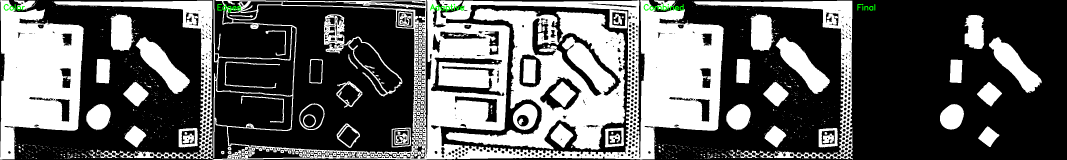
#> input picture debug_misclassification_v2_debug.png, 3200 x 480 px (shown at 1/3 size)
$ python -i clasificador_main.py   (imports and definitions only)   (older library calls are emulated)
#> lines starting #> are read from the running program, lines starting #| are printed output that depends on the picture; after the words box and inside, x2 and y2 are one past the last pixel; in counts of white or black regions, pixels touching at a corner belong together
### roi_detector.py
import cv2
import numpy as np
from typing import Tuple, List, Optional


class ROIDetector:
    """
    Genera una máscara ROI válida para detección de objetos:
    - Parte interior de la cartulina negra (recortada con margen)
    - Excluyendo caja de la izquierda
    - Excluyendo marcadores ArUco
    """

    def __init__(self, margin: int = 50, board_inner_margin: int = 0):
        """
        Args:
            margin: Margen adicional alrededor de áreas excluidas (píxeles)
            board_inner_margin: Cuánto recortar hacia dentro el tablero negro
                                por cada lado, en píxeles. Controla la zona naranja.
        """
#> in process_image, image is the input picture: shape (480, 3200, 3); mean B, G, R 94, 94.5, 94
#| Tamaño de imagen: (480, 3200, 3)
        self.margin = margin
        self.board_inner_margin = board_inner_margin

        # Inicializar detector de ArUco - probar múltiples diccionarios
        self.aruco_dicts = [
            cv2.aruco.DICT_4X4_50,
            cv2.aruco.DICT_4X4_100,
            cv2.aruco.DICT_4X4_250,
            cv2.aruco.DICT_5X5_50,
            cv2.aruco.DICT_6X6_50,
            cv2.aruco.DICT_6X6_250
        ]

    def create_roi_mask(self, image: np.ndarray,
                        detect_aruco: bool = True,
                        detect_box: bool = True,
                        detect_board: bool = True,
                        debug: bool = False) -> Tuple[np.ndarray, dict]:
        """
        Crea una máscara ROI excluyendo áreas no deseadas.

        Args:
            image: Imagen de entrada en BGR
            detect_aruco: Si True, detecta y excluye marcadores ArUco
            detect_box: Si True, detecta y excluye la caja de la izquierda
            detect_board: Si True, detecta el tablero negro (Otsu) y excluye lo de fuera
            debug: Si True, imprime avisos

        Returns:
            Tupla (mask, info) donde:
            - mask: Máscara binaria (255 = ROI válido, 0 = excluido)
            - info: Diccionario con información de detección
        """
#> called with detect_aruco = True, detect_box = True, detect_board = True, debug = False
        h, w = image.shape[:2]

        # Inicializar máscara
        if detect_board:
            mask = np.zeros((h, w), dtype=np.uint8)
        else:
            mask = np.ones((h, w), dtype=np.uint8) * 255

        info = {
            'aruco_markers': [],
            'box_region': None,
            'board_contour': None,
            'inner_board_rect': None,
            'excluded_areas': 0
        }

        # 1. Detectar tablero (zona válida base) usando Otsu
        if detect_board:
            board_cnt = self._detect_background_board(image)
            if board_cnt is not None:
                # Dibujar el tablero detectado
                cv2.drawContours(mask, [board_cnt], -1, 255, -1)
                info['board_contour'] = board_cntW
                x, y, w_board, h_board = cv2.boundingRect(board_cnt)
                # Usamos el mismo margen para todos los lados
                bottom_margin = self.board_inner_margin
                x_in = max(0, x + self.board_inner_margin)
                y_in = max(0, y + self.board_inner_margin)
                w_in = max(0, w_board - 2 * self.board_inner_margin)
                h_in = max(0, h_board - self.board_inner_margin - bottom_margin)

                # máscara con solo el rectángulo interior
                inner_mask = np.zeros_like(mask)
                cv2.rectangle(inner_mask,
                              (x_in, y_in),
                              (x_in + w_in, y_in + h_in),
                              255, -1)

                # ROI final del tablero = intersección tablero ∩ rectángulo interior
                mask = cv2.bitwise_and(mask, inner_mask)

                info['inner_board_rect'] = (x_in, y_in, w_in, h_in)
            else:
                # Fallback
                mask[:] = 255
                if debug:
                    print("WARN: No se detectó tablero, usando imagen completa")

        # 2. Detectar y excluir ArUco markers
        if detect_aruco:
            aruco_markers = self._detect_aruco_markers(image)
            info['aruco_markers'] = aruco_markers

            for corners in aruco_markers:
                # Expandir el área del marcador con margen
                expanded_corners = self._expand_polygon(corners, self.margin)
                cv2.fillPoly(mask, [expanded_corners], 0)
                info['excluded_areas'] += 1

                # --- Excluir todo lo que esté a la DERECHA del ArUco ---
                # Encontrar la coordenada X más a la derecha del marcador (incluyendo margen)
                max_x = np.max(expanded_corners[:, 0])

                # Dibujar rectángulo negro desde max_x hasta el final de la imagen
                if max_x < w:
                    cv2.rectangle(mask,
                                 (max_x, 0),
                                 (w, h),
                                 0, -1)
                    info['excluded_areas'] += 1

            # --- Excluir arriba y abajo de los ArUcos ---
            if len(aruco_markers) > 0:
                # Recopilar todos los puntos de todos los marcadores
                all_points = np.vstack(aruco_markers).reshape(-1, 2)

                # Encontrar límites verticales
                min_y = np.min(all_points[:, 1])
                max_y = np.max(all_points[:, 1])

                # Excluir zona SUPERIOR (desde 0 hasta min_y)
                if min_y > 0:
                    cv2.rectangle(mask, (0, 0), (w, int(min_y)), 0, -1)
                    info['excluded_areas'] += 1

                # Excluir zona INFERIOR (desde max_y hasta h)
                if max_y < h:
                    cv2.rectangle(mask, (0, int(max_y)), (w, h), 0, -1)
                    info['excluded_areas'] += 1

        # 3. Detectar y excluir caja de la izquierda
        if detect_box:
            #box_region = self._detect_left_box(image)
            box_region = None # Desactivado
            if box_region is not None:
                x, y, w_box, h_box = box_region
                info['box_region'] = box_region

                # Desplazar un poco la zona de la caja hacia la izquierda
                shift = int(w_box * 0.05)
                x = max(0, x - shift)

                # Guardar la caja para visualización
                info['box_region'] = (x, y, w_box, h_box)

                # Aplicar margen alrededor de la caja
                x_roi = max(0, x - self.margin)
                y_roi = max(0, y - self.margin)
                w_roi = min(w - x_roi, w_box + 3 * self.margin)
                h_roi = min(h - y_roi, h_box + 3 * self.margin)

                mask[y_roi:y_roi + h_roi, x_roi:x_roi + w_roi] = 0

                # Excluir toda la franja vertical donde está la caja (incluyendo arriba y abajo)
                # para que el ROI no empiece hasta después de la caja.
                exclusion_right_x = x + w_box + self.margin

                # Dibujar rectángulo negro desde el inicio (0,0) hasta (exclusion_right_x, height)
                cv2.rectangle(mask,
                             (0, 0),
                             (exclusion_right_x, h),
                             0, -1)

                info['excluded_areas'] += 1

        return mask, info

    def _detect_background_board(self, image: np.ndarray) -> Optional[np.ndarray]:
        """
        Detecta el tablero negro de fondo usando Otsu thresholding en el canal V (HSV),
        y luego ajusta un rectángulo mínimo al contorno para evitar entrantes producidos
        por objetos (botellas, etc.) que toquen el borde.
        """
        # Convertir a HSV
        hsv = cv2.cvtColor(image, cv2.COLOR_BGR2HSV)
#> hsv: shape (480, 3200, 3); mean H, S, V 0.1, 0.5, 94.5
        v_channel = hsv[:, :, 2]
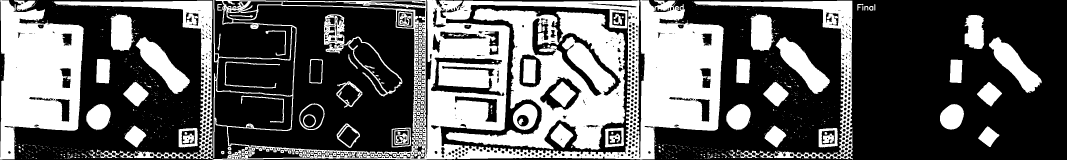
#> v_channel: shape (480, 3200) (shown at 1/3 size); 37.1% white; 759 white regions (612 under 20 px), largest, box (x1, y1, x2, y2) and area: (640, 0, 2171, 480) 212183, (1338, 25, 1876, 449) 96245, (0, 0, 251, 479) 78991

        # Blur para reducir ruido
        blurred = cv2.GaussianBlur(v_channel, (5, 5), 0)
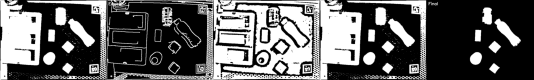
#> blurred: shape (480, 3200) (shown at 1/6 size); min 0, max 255, mean 94.5

        # Otsu: tablero negro => blanco en la binaria (INV)
        _, binary = cv2.threshold(
            blurred, 0, 255, cv2.THRESH_BINARY_INV + cv2.THRESH_OTSU
        )
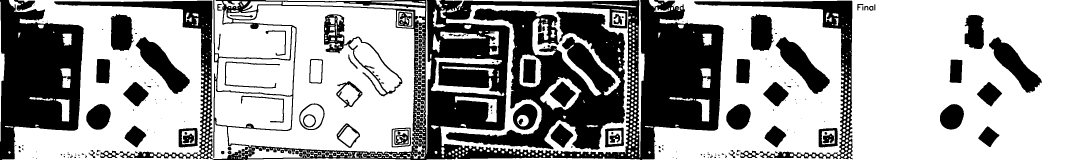
#> binary: shape (480, 3200) (shown at 1/3 size); 62.8% white; 224 black regions (106 under 20 px), largest, box (x1, y1, x2, y2) and area: (640, 0, 2171, 480) 217206, (1338, 25, 1876, 449) 96503, (0, 0, 251, 480) 79233

        # Limpieza morfológica
        kernel = np.ones((7, 7), np.uint8)
        binary = cv2.morphologyEx(binary, cv2.MORPH_CLOSE, kernel, iterations=3)
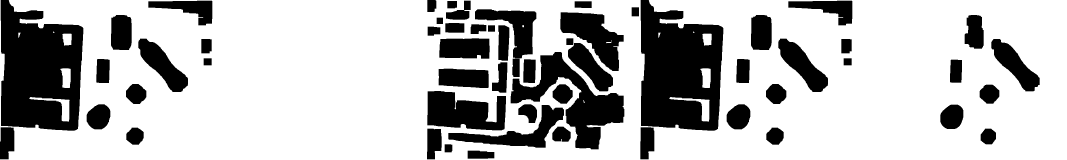
#> binary: shape (480, 3200) (shown at 1/3 size); 73.5% white; 57 black regions, largest, box (x1, y1, x2, y2) and area: (1922, 0, 2170, 392) 74258, (2, 0, 250, 392) 74253, (1532, 156, 1873, 448) 33499
        binary = cv2.morphologyEx(binary, cv2.MORPH_OPEN, kernel, iterations=2)
#> binary: shape (480, 3200); 72.4% white; 32 black regions

        # Contornos externos
        contours, _ = cv2.findContours(
            binary, cv2.RETR_EXTERNAL, cv2.CHAIN_APPROX_SIMPLE
        )
#> contours = 19 contours; largest, box (x1, y1, x2, y2) and area: (26, 0, 1934, 480) 662324, (1946, 0, 3200, 480) 519489, (1600, 264, 1681, 360) 2832, (1670, 232, 1737, 297) 1540, (2104, 299, 2128, 364) 1385
#> (the rest of the program and of its run is left out)
